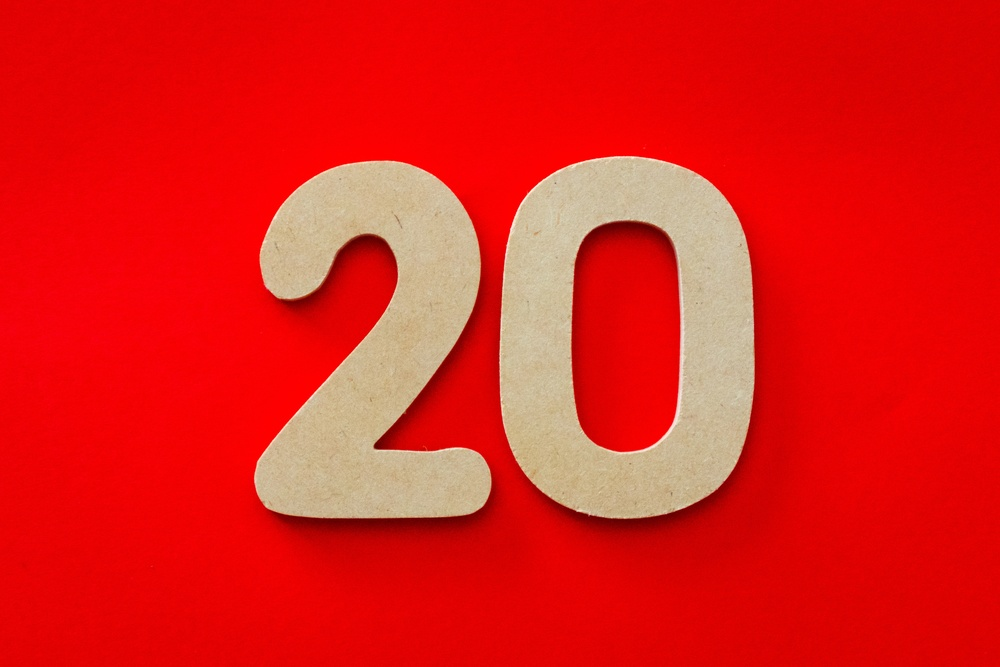
#> input picture Modulo-3.Visão Computacional/Pre-processamento de imagens/imagens/img-numbers/pexels-magda-ehlers-1339865.jpg, 1000 x 667 px, shrunk from 5256 x 3504 before the run
$ jupyter execute processamentoNumeros.ipynb   (older library calls are emulated)
#> lines starting #> are read from the running program, lines starting #| are printed output that depends on the picture
[cell 1]
import cv2
import numpy as np
import matplotlib.pyplot as plt

[cell 2]
path  = cv2.imread('imagens/img-numbers/pexels-magda-ehlers-1339865.jpg',cv2.IMREAD_GRAYSCALE)
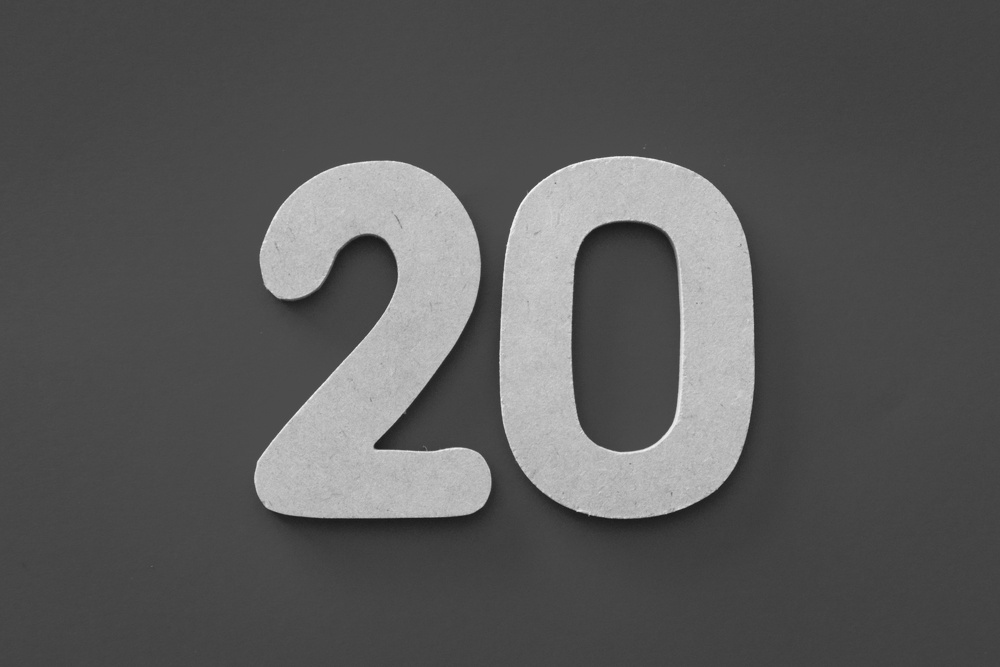
#> path: shape (667, 1000); min 24, max 249, mean 88.8

[cell 3]
image = cv2.blur(path,(100,140))
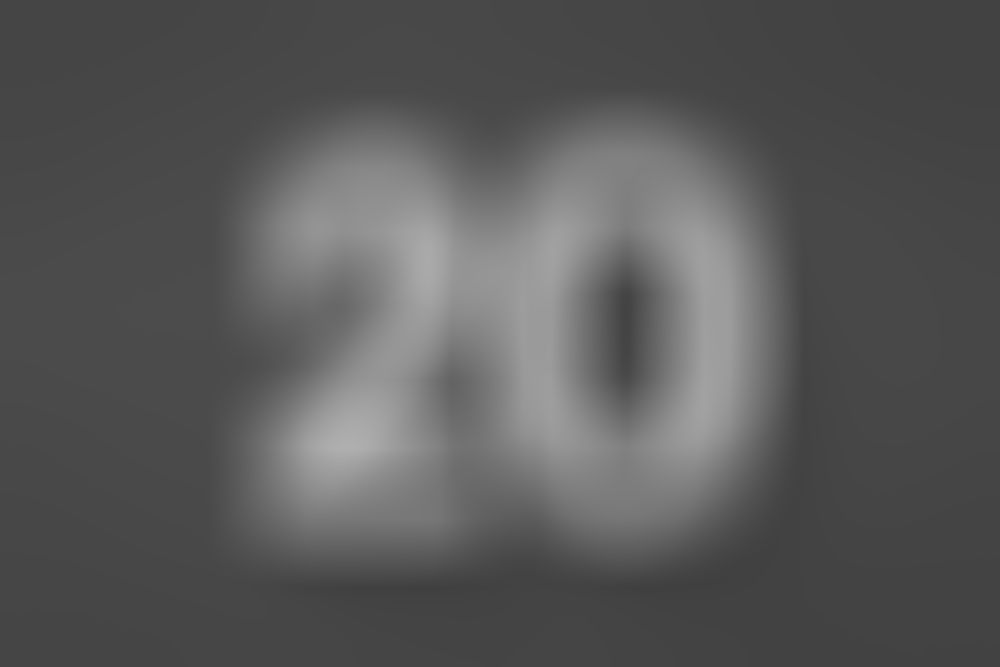
#> image: shape (667, 1000); min 64, max 175, mean 88.8
plt.imshow(image,cmap='gray')
plt.show()

[cell 4]
clahe = cv2.createCLAHE(1,(9,9))
imageCostra = clahe.apply(image)
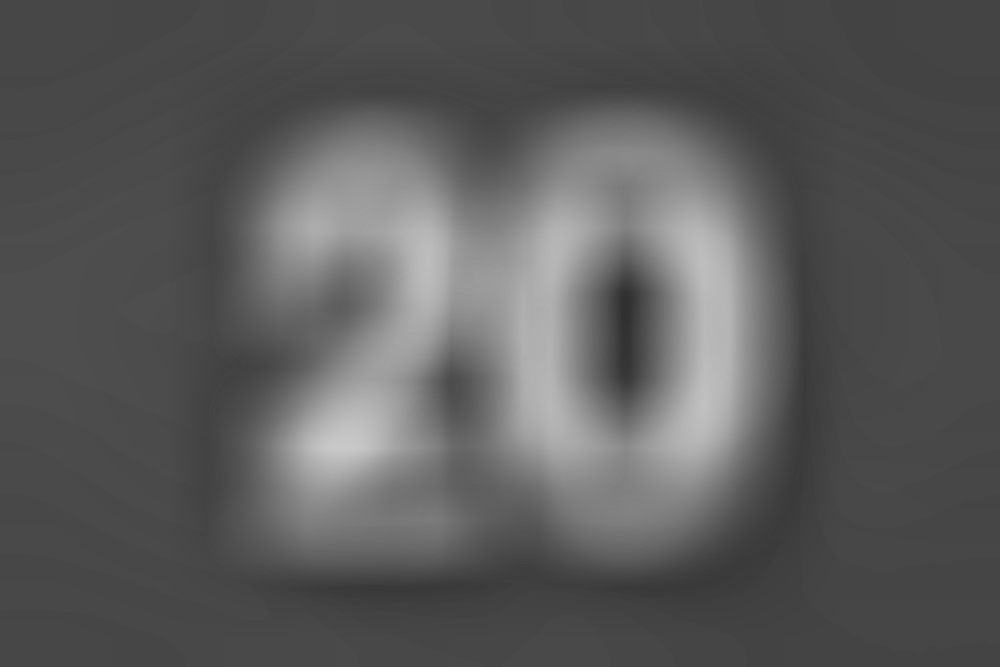
#> imageCostra: shape (667, 1000); min 47, max 201, mean 91.1
plt.imshow(imageCostra,cmap='gray')
plt.show()

[cell 5]
sobelx = cv2.Sobel(imageCostra,cv2.CV_64F,1,0,ksize=11)
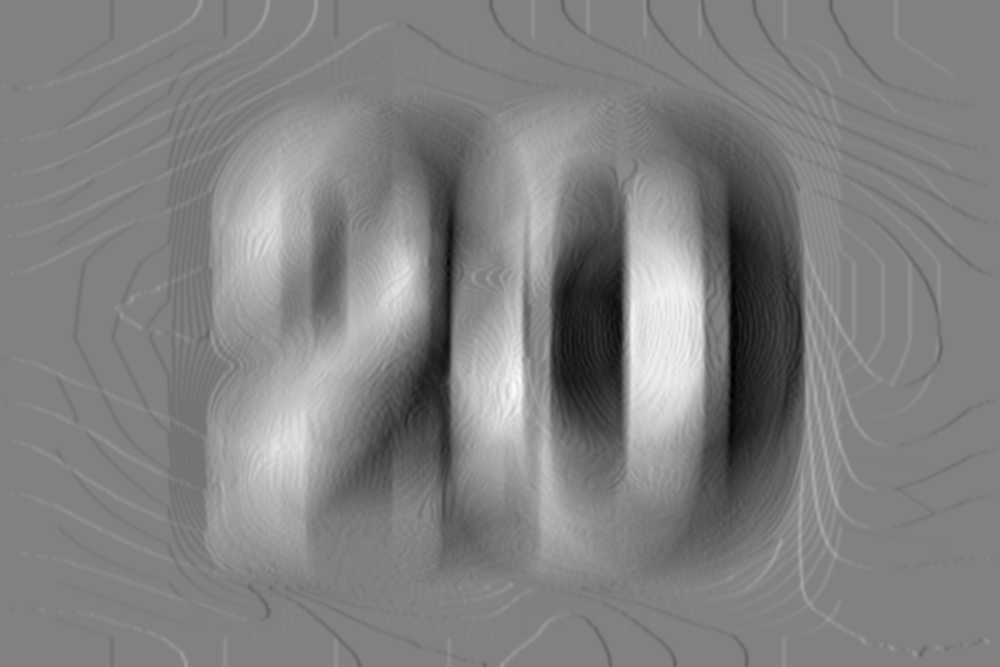
#> sobelx: shape (667, 1000) float64; min -1256373, max 1215688, mean -1779.5; drawn with min black and max white
sobelY = cv2.Sobel(imageCostra,cv2.CV_64F,0,1,ksize=11)
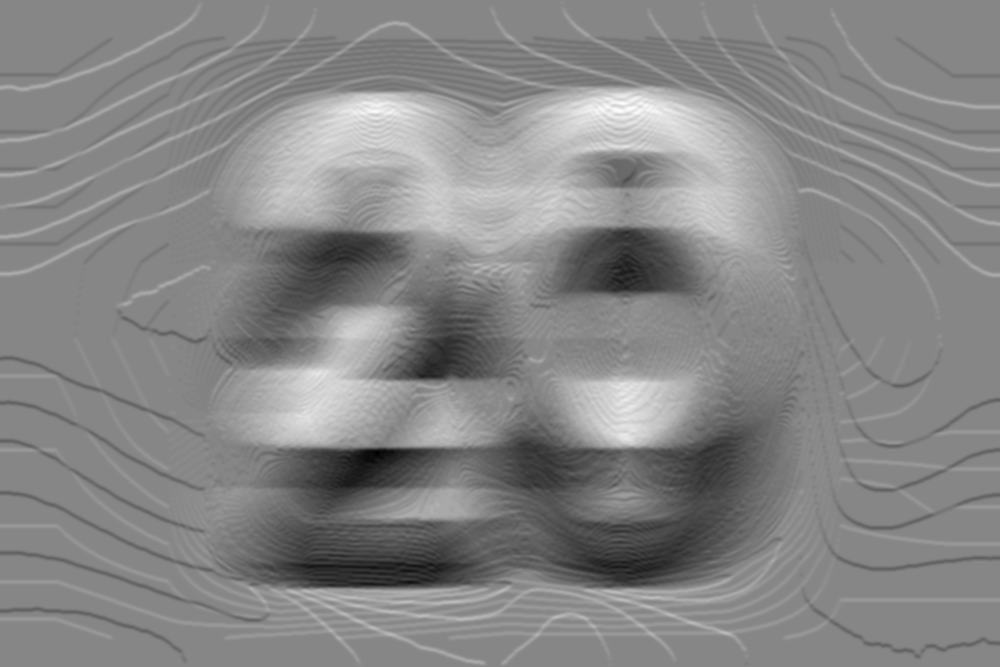
#> sobelY: shape (667, 1000) float64; min -999508, max 893968, mean -188.1; drawn with min black and max white

imageGray = np.sqrt(sobelx**2 + sobelY**2)
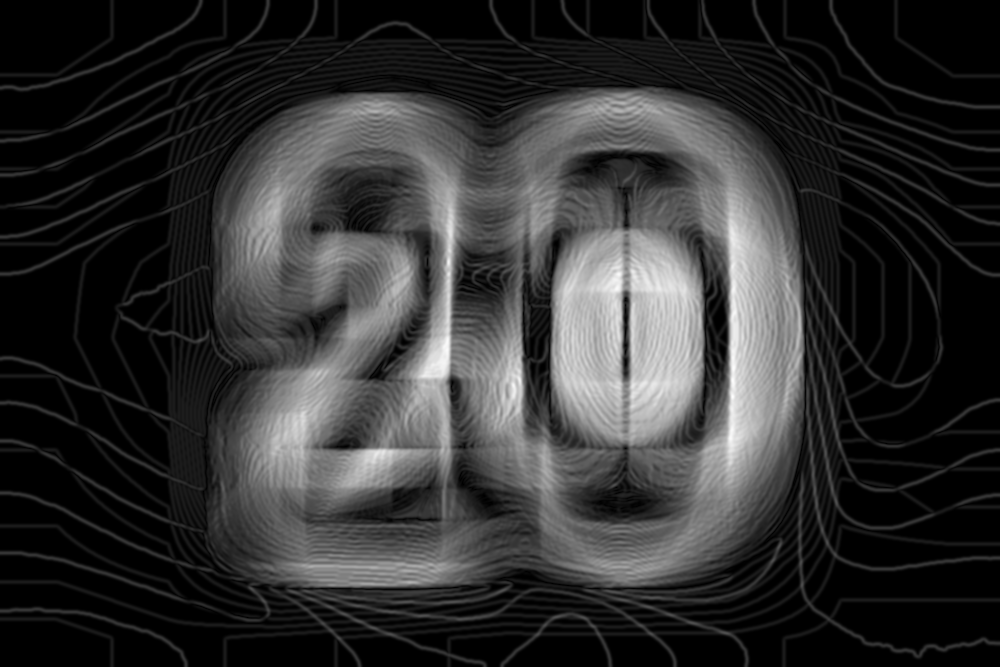
#> imageGray: shape (667, 1000) float64; min 0, max 1260051.9, mean 243082.3; drawn with min black and max white

plt.imshow(imageGray,cmap='gray')
plt.show()
